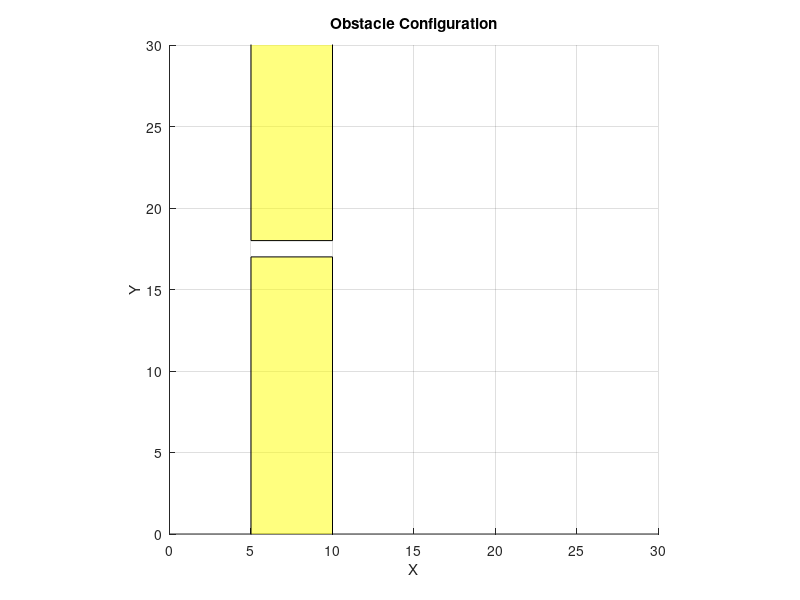

Source code (MATLAB):
% Define obstacle configuration
O = {[5 5 10 10 ;-5 17 17 -5], [5 5 10 10;18 35 35 18 ]};


% Create a figure
figure;
hold on;

% Set axis limits
axis([0 30 0 30]);
axis equal; % Keep the aspect ratio square

% Plot each obstacle
for i = 1:length(O)
    obstacle = O{i}; % Extract the obstacle vertices
    patch(obstacle(1, :), obstacle(2, :), 'yellow', 'FaceAlpha', 0.5, 'EdgeColor', 'black'); % Plot with transparency
end

% Add labels
title('Obstacle Configuration');
xlabel('X');
ylabel('Y');

% Display the grid for better visualization
grid on;
